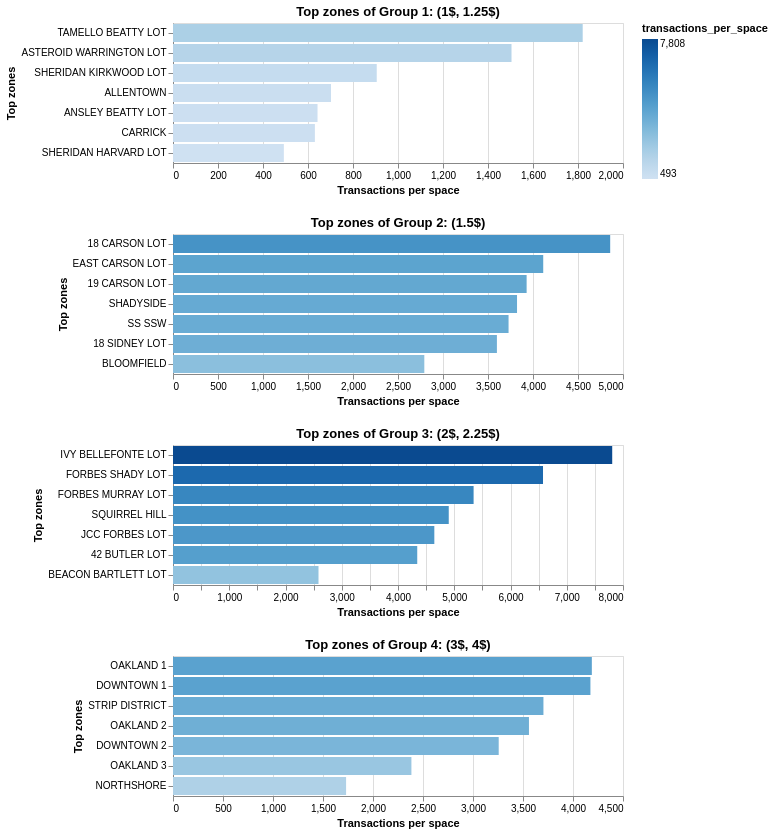

The notebook cell this image was saved under:
### Markdown cell above
**Top Zones per Group Display**

List top zones by transaction per space for each group

### Code cell
unique_price_category_list = (
    price_busyness.select("price_category").unique().to_series().to_list()
)
unique_price_category_list = sorted(unique_price_category_list)

charts = []
for r in unique_price_category_list:
    tmp_pb = (
        price_busyness
        .filter(pl.col("price_category") == r)
        .sort("transactions_per_space", descending=True)
        .head(7)
        .to_pandas()
    )

    c = alt.Chart(tmp_pb).mark_bar().encode(
        x=alt.X("transactions_per_space:Q", title="Transactions per space"),
        y=alt.Y("zone_group_norm:N", sort="-x", title="Top zones"),
        color=alt.Color("transactions_per_space:Q"),
        tooltip=[
            "zone_group_norm:N",
            alt.Tooltip("transactions_per_space:Q", format=".3f"),
            "transactions:Q",
            "spaces:Q",
        ],
    ).properties(
        title=f"Top zones of {r}",
        width=450,
        height=140,
    )

    charts.append(c)

# stack charts vertically
alt.vconcat(*charts)

### Figure 1 — Vega-Lite specification as saved in the notebook (floating-point values rounded to 4 significant figures)
{"config": {"view": {"continuousWidth": 300, "continuousHeight": 300}}, "vconcat": [{"data": {"name": "data-d0a15ce4ad9ef99e4bc822fcc1315170"}, "mark": {"type": "bar"}, "encoding": {"color": {"field": "transactions_per_space", "type": "quantitative"}, "tooltip": [{"field": "zone_group_norm", "type": "nominal"}, {"field": "transactions_per_space", "format": ".3f", "type": "quantitative"}, {"field": "transactions", "type": "quantitative"}, {"field": "spaces", "type": "quantitative"}], "x": {"field": "transactions_per_space", "title": "Transactions per space", "type": "quantitative"}, "y": {"field": "zone_group_norm", "sort": "-x", "title": "Top zones", "type": "nominal"}}, "height": 140, "title": "Top zones of Group 1: (1$, 1.25$)", "width": 450}, {"data": {"name": "data-1a9f693941920d123aea4eca124d2269"}, "mark": {"type": "bar"}, "encoding": {"color": {"field": "transactions_per_space", "type": "quantitative"}, "tooltip": [{"field": "zone_group_norm", "type": "nominal"}, {"field": "transactions_per_space", "format": ".3f", "type": "quantitative"}, {"field": "transactions", "type": "quantitative"}, {"field": "spaces", "type": "quantitative"}], "x": {"field": "transactions_per_space", "title": "Transactions per space", "type": "quantitative"}, "y": {"field": "zone_group_norm", "sort": "-x", "title": "Top zones", "type": "nominal"}}, "height": 140, "title": "Top zones of Group 2: (1.5$)", "width": 450}, {"data": {"name": "data-7acb8cf53dddc71cb35d1dd759f98388"}, "mark": {"type": "bar"}, "encoding": {"color": {"field": "transactions_per_space", "type": "quantitative"}, "tooltip": [{"field": "zone_group_norm", "type": "nominal"}, {"field": "transactions_per_space", "format": ".3f", "type": "quantitative"}, {"field": "transactions", "type": "quantitative"}, {"field": "spaces", "type": "quantitative"}], "x": {"field": "transactions_per_space", "title": "Transactions per space", "type": "quantitative"}, "y": {"field": "zone_group_norm", "sort": "-x", "title": "Top zones", "type": "nominal"}}, "height": 140, "title": "Top zones of Group 3: (2$, 2.25$)", "width": 450}, {"data": {"name": "data-2f5986f973c9bc1985e89d7aa65effa3"}, "mark": {"type": "bar"}, "encoding": {"color": {"field": "transactions_per_space", "type": "quantitative"}, "tooltip": [{"field": "zone_group_norm", "type": "nominal"}, {"field": "transactions_per_space", "format": ".3f", "type": "quantitative"}, {"field": "transactions", "type": "quantitative"}, {"field": "spaces", "type": "quantitative"}], "x": {"field": "transactions_per_space", "title": "Transactions per space", "type": "quantitative"}, "y": {"field": "zone_group_norm", "sort": "-x", "title": "Top zones", "type": "nominal"}}, "height": 140, "title": "Top zones of Group 4: (3$, 4$)", "width": 450}], "$schema": "https://vega.github.io/schema/vega-lite/v5.20.1.json", "datasets": {"data-d0a15ce4ad9ef99e4bc822fcc1315170": [{"zone_group_norm": "TAMELLO BEATTY LOT", "transactions": 138385, "zone": "304 - Tamello Beatty Lot", "spaces": 76, "type": "off-street", "transactions_per_space": 1821.0, "rate": 1.0, "price_category": "Group 1: (1$, 1.25$)"}, {"zone_group_norm": "ASTEROID WARRINGTON LOT", "transactions": 19558, "zone": "355 - Asteroid Warrington Lot", "spaces": 13, "type": "off-street", "transactions_per_space": 1504.0, "rate": 1.0, "price_category": "Group 1: (1$, 1.25$)"}, {"zone_group_norm": "SHERIDAN KIRKWOOD LOT", "transactions": 103226, "zone": "302 - Sheridan Kirkwood Lot", "spaces": 114, "type": "off-street", "transactions_per_space": 905.5, "rate": 1.0, "price_category": "Group 1: (1$, 1.25$)"}, {"zone_group_norm": "ALLENTOWN", "transactions": 16152, "zone": "417 - Allentown", "spaces": 23, "type": "on-street", "transactions_per_space": 702.3, "rate": 1.0, "price_category": "Group 1: (1$, 1.25$)"}, {"zone_group_norm": "ANSLEY BEATTY LOT", "transactions": 14774, "zone": "311 - Ansley Beatty Lot", "spaces": 23, "type": "off-street", "transactions_per_space": 642.3, "rate": 1.0, "price_category": "Group 1: (1$, 1.25$)"}, {"zone_group_norm": "CARRICK", "transactions": 40989, "zone": "416 - Carrick", "spaces": 65, "type": "on-street", "transactions_per_space": 630.6, "rate": 1.0, "price_category": "Group 1: (1$, 1.25$)"}, {"zone_group_norm": "SHERIDAN HARVARD LOT", "transactions": 20201, "zone": "301 - Sheridan Harvard Lot", "spaces": 41, "type": "off-street", "transactions_per_space": 492.7, "rate": 1.0, "price_category": "Group 1: (1$, 1.25$)"}], "data-1a9f693941920d123aea4eca124d2269": [{"zone_group_norm": "18 CARSON LOT", "transactions": 199160, "zone": "344 - 18th & Carson Lot", "spaces": 41, "type": "off-street", "transactions_per_space": 4858.0, "rate": 1.5, "price_category": "Group 2: (1.5$)"}, {"zone_group_norm": "EAST CARSON LOT", "transactions": 143976, "zone": "342 - East Carson Lot", "spaces": 35, "type": "off-street", "transactions_per_space": 4114.0, "rate": 1.5, "price_category": "Group 2: (1.5$)"}, {"zone_group_norm": "19 CARSON LOT", "transactions": 106088, "zone": "343 - 19th & Carson Lot", "spaces": 27, "type": "off-street", "transactions_per_space": 3929.0, "rate": 1.5, "price_category": "Group 2: (1.5$)"}, {"zone_group_norm": "SHADYSIDE", "transactions": 1318761, "zone": "411 - Shadyside", "spaces": 345, "type": "on-street", "transactions_per_space": 3822.0, "rate": 1.5, "price_category": "Group 2: (1.5$)"}, {"zone_group_norm": "SS SSW", "transactions": 2636020, "zone": "415 - SS & SSW", "spaces": 707, "type": "on-street", "transactions_per_space": 3728.0, "rate": 1.5, "price_category": "Group 2: (1.5$)"}, {"zone_group_norm": "18 SIDNEY LOT", "transactions": 161954, "zone": "341 - 18th & Sidney Lot", "spaces": 45, "type": "off-street", "transactions_per_space": 3599.0, "rate": 1.5, "price_category": "Group 2: (1.5$)"}, {"zone_group_norm": "BLOOMFIELD", "transactions": 1365502, "zone": "406 - Bloomfield (On-street)", "spaces": 489, "type": "on-street", "transactions_per_space": 2792.0, "rate": 1.5, "price_category": "Group 2: (1.5$)"}], "data-7acb8cf53dddc71cb35d1dd759f98388": [{"zone_group_norm": "IVY BELLEFONTE LOT", "transactions": 577809, "zone": "328 - Ivy Bellefonte Lot", "spaces": 74, "type": "off-street", "transactions_per_space": 7808.0, "rate": 2.0, "price_category": "Group 3: (2$, 2.25$)"}, {"zone_group_norm": "FORBES SHADY LOT", "transactions": 388099, "zone": "322 - Forbes Shady Lot", "spaces": 59, "type": "off-street", "transactions_per_space": 6578.0, "rate": 2.0, "price_category": "Group 3: (2$, 2.25$)"}, {"zone_group_norm": "FORBES MURRAY LOT", "transactions": 384766, "zone": "324 - Forbes Murray Lot", "spaces": 72, "type": "off-street", "transactions_per_space": 5344.0, "rate": 2.0, "price_category": "Group 3: (2$, 2.25$)"}, {"zone_group_norm": "SQUIRREL HILL", "transactions": 1735411, "zone": "413 - Squirrel Hill", "spaces": 354, "type": "on-street", "transactions_per_space": 4902.0, "rate": 2.0, "price_category": "Group 3: (2$, 2.25$)"}, {"zone_group_norm": "JCC FORBES LOT", "transactions": 320556, "zone": "325 - JCC/Forbes Lot", "spaces": 69, "type": "off-street", "transactions_per_space": 4646.0, "rate": 2.0, "price_category": "Group 3: (2$, 2.25$)"}, {"zone_group_norm": "42 BUTLER LOT", "transactions": 95523, "zone": "338 - 42nd & Butler Lot", "spaces": 22, "type": "off-street", "transactions_per_space": 4342.0, "rate": 2.0, "price_category": "Group 3: (2$, 2.25$)"}, {"zone_group_norm": "BEACON BARTLETT LOT", "transactions": 178493, "zone": "321 - Beacon Bartlett Lot", "spaces": 69, "type": "off-street", "transactions_per_space": 2587.0, "rate": 2.0, "price_category": "Group 3: (2$, 2.25$)"}], "data-2f5986f973c9bc1985e89d7aa65effa3": [{"zone_group_norm": "OAKLAND 1", "transactions": 950750, "zone": "407 - Oakland 1", "spaces": 227, "type": "on-street", "transactions_per_space": 4188.0, "rate": 3.0, "price_category": "Group 4: (3$, 4$)"}, {"zone_group_norm": "DOWNTOWN 1", "transactions": 1248084, "zone": "401 - Downtown 1", "spaces": 299, "type": "on-street", "transactions_per_space": 4174.0, "rate": 4.0, "price_category": "Group 4: (3$, 4$)"}, {"zone_group_norm": "STRIP DISTRICT", "transactions": 1585454, "zone": "404 - Strip Disctrict", "spaces": 428, "type": "on-street", "transactions_per_space": 3704.0, "rate": 3.0, "price_category": "Group 4: (3$, 4$)"}, {"zone_group_norm": "OAKLAND 2", "transactions": 1071435, "zone": "408 - Oakland 2", "spaces": 301, "type": "on-street", "transactions_per_space": 3560.0, "rate": 3.0, "price_category": "Group 4: (3$, 4$)"}, {"zone_group_norm": "DOWNTOWN 2", "transactions": 1214879, "zone": "402 - Downtown 2", "spaces": 373, "type": "on-street", "transactions_per_space": 3257.0, "rate": 4.0, "price_category": "Group 4: (3$, 4$)"}, {"zone_group_norm": "OAKLAND 3", "transactions": 1134837, "zone": "409 - Oakland 3", "spaces": 476, "type": "on-street", "transactions_per_space": 2384.0, "rate": 3.0, "price_category": "Group 4: (3$, 4$)"}, {"zone_group_norm": "NORTHSHORE", "transactions": 410218, "zone": "422 - Northshore", "spaces": 237, "type": "on-street", "transactions_per_space": 1731.0, "rate": 3.0, "price_category": "Group 4: (3$, 4$)"}]}}
